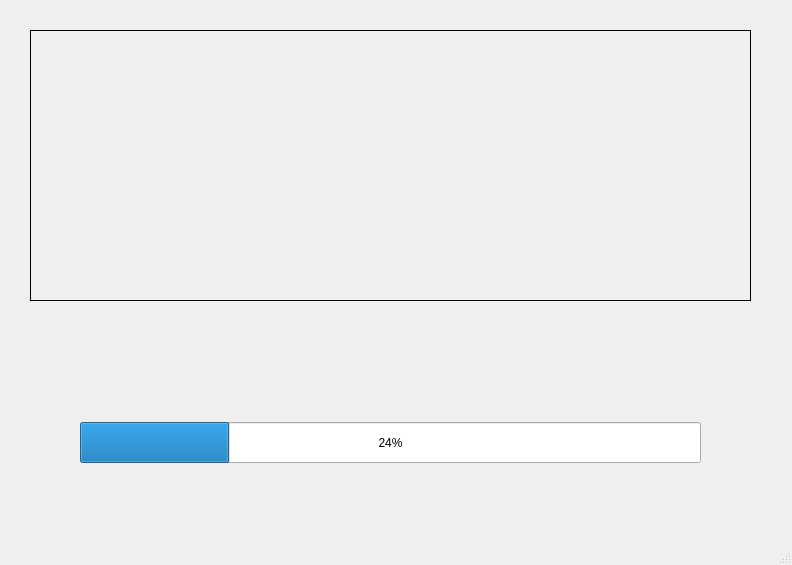
<?xml version="1.0" encoding="UTF-8"?>
<ui version="4.0">
 <class>MainWindow</class>
 <widget class="QMainWindow" name="MainWindow">
  <property name="geometry">
   <rect>
    <x>0</x>
    <y>0</y>
    <width>792</width>
    <height>565</height>
   </rect>
  </property>
  <property name="windowTitle">
   <string>MainWindow</string>
  </property>
  <widget class="QWidget" name="centralwidget">
   <widget class="QLabel" name="label">
    <property name="geometry">
     <rect>
      <x>30</x>
      <y>30</y>
      <width>721</width>
      <height>271</height>
     </rect>
    </property>
    <property name="frameShape">
     <enum>QFrame::Box</enum>
    </property>
    <property name="text">
     <string/>
    </property>
    <property name="textFormat">
     <enum>Qt::PlainText</enum>
    </property>
    <property name="scaledContents">
     <bool>false</bool>
    </property>
    <property name="alignment">
     <set>Qt::AlignLeading|Qt::AlignLeft|Qt::AlignTop</set>
    </property>
    <property name="wordWrap">
     <bool>true</bool>
    </property>
   </widget>
   <widget class="QProgressBar" name="progressBar">
    <property name="geometry">
     <rect>
      <x>80</x>
      <y>422</y>
      <width>621</width>
      <height>41</height>
     </rect>
    </property>
    <property name="value">
     <number>24</number>
    </property>
   </widget>
  </widget>
  <widget class="QMenuBar" name="menubar">
   <property name="geometry">
    <rect>
     <x>0</x>
     <y>0</y>
     <width>792</width>
     <height>21</height>
    </rect>
   </property>
  </widget>
  <widget class="QStatusBar" name="statusbar"/>
 </widget>
 <resources/>
 <connections/>
</ui>
